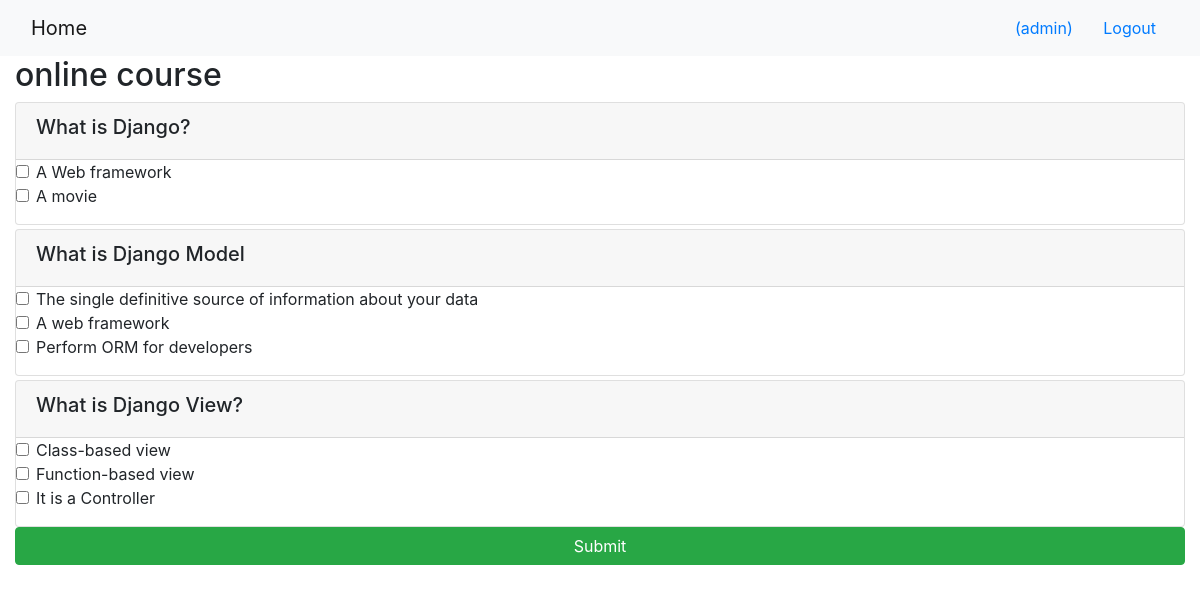
/onlinecourse/1/ (signed in), run on the app's committed database.
### onlinecourse/models.py (models this page shows, shortened)
class Course(models.Model):
    name = models.CharField(null=False, max_length=30, default='online course')
    image = models.ImageField(upload_to='course_images/')
    description = models.CharField(max_length=1000)
    pub_date = models.DateField(null=True)
    instructors = models.ManyToManyField(Instructor)
    users = models.ManyToManyField(settings.AUTH_USER_MODEL, through='Enrollment')
    total_enrollment = models.IntegerField(default=0)
    is_enrolled = False

class Question(models.Model):
    lesson = models.ForeignKey(Lesson, on_delete=models.CASCADE)
    text = models.CharField(max_length=1000, null=False)
    grade = models.FloatField()

class Choice(models.Model):
    text = models.CharField(max_length=500,null=True)
    is_correct = models.BooleanField(default=False)
    question_id = models.ForeignKey(Question, on_delete=models.CASCADE)

### onlinecourse/views.py (the view)
# urls.py: path('<int:pk>/', views.CourseDetailView.as_view(), name='course_details'),
class CourseDetailView(generic.DetailView):
    model = Course
    template_name = 'onlinecourse/course_detail_bootstrap.html'

### onlinecourse/templates/onlinecourse/course_detail_bootstrap.html (shortened to what this page needs)
<!DOCTYPE html>
<html lang="en">
<head>
     {% load static %}
    <link rel="stylesheet" href="https://maxcdn.bootstrapcdn.com/bootstrap/4.5.2/css/bootstrap.min.css">
</head>
<body>
    <nav class="navbar navbar-light bg-light">
        <div class="container-fluid">
            <div class="navbar-header">
                  <a class="navbar-brand" href="{% url 'onlinecourse:index' %}">Home</a>
            </div>
            <ul class="nav navbar-nav navbar-right">
                {% if user.is_authenticated %}
                <li>
                    <a class="btn btn-link" href="#">{{ user.first_name }}({{ user.username }})</a>
                    <a class="btn btn-link" href="{% url 'onlinecourse:logout' %}">Logout</a>
                </li>
                {% endif %}
            </ul>
        </div>
    </nav>
    <div class="container-fluid">
            <h2>{{ course.name }}</h2>
            {% if user.is_authenticated %}
                <form id="questionform" action="submit/" method="post">
                    {% for lesson in course.lesson_set.all %}
                        {% for question in lesson.question_set.all %}
                        <div class="card mt-1">
                            <div class="card-header"><h5>{{ question.text}}</h5></div>
                            <div class="form-group">
                                {% for choice in question.choice_set.all %}
                                <div class="form-check">
                                    <label class="form-check-label">
                                        <input type="checkbox" name="choice_{{choice.id}}"
                                        class="form-check-input" id="{{choice.id}}"
                                        value="{{choice}}">{{ choice.text }}
                                    </label>
                                </div>
                                {% endfor %}
                            </div>
                        </div>
                        {% endfor %}
                    {% endfor %}
                    <input class="btn btn-success btn-block" type="submit" value="Submit">
                </form>
            {% endif %}
    </div>
</body>
</html>

### data on the page
Course: name "online course"
Question: text "What is Django?"
Choice: text "A Web framework"
Choice: text "A movie"
Question: text "What is Django Model"
Choice: text "The single definitive source of information about your data"
Choice: text "A web framework"
Choice: text "Perform ORM for developers"
Question: text "What is Django View?"
Choice: text "Class-based view"
Choice: text "Function-based view"
Choice: text "It is a Controller"

### other printed values
{{ user.username }} "admin"
